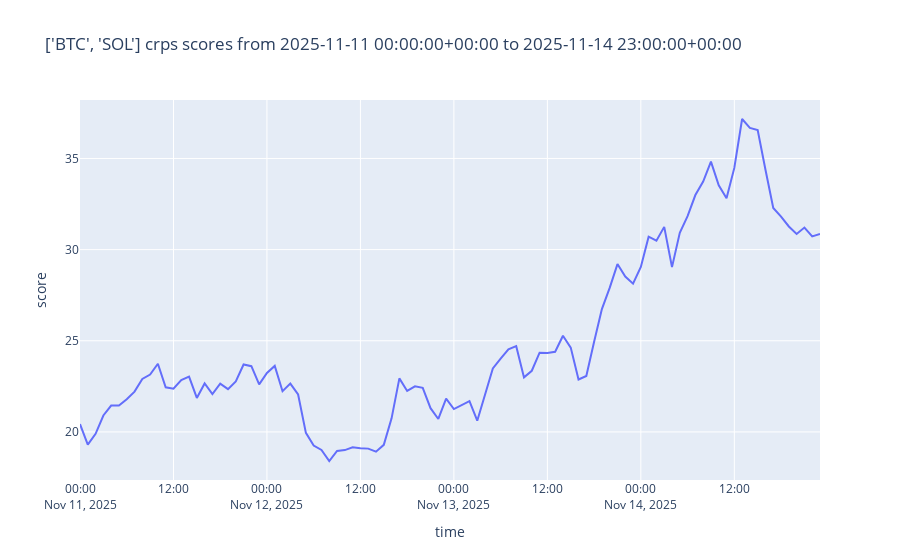

Notebook source saved alongside this figure:
### Markdown cell above
## Run live simulation on historic data

### Code cell
# Setup tracker + evaluator
tracker_evaluator = TrackerEvaluator(GaussianStepTracker())

for asset, history_price in test_asset_prices.items():

    # First tick: initialize historical data
    tracker_evaluator.tick({asset: initial_histories[asset]})

    prev_ts = 0
    predict_count = 0
    pbar = tqdm(desc=f"Evaluating {asset}", total=count_evaluations(history_price, HORIZON, INTERVAL), unit="eval")
    for ts, price in history_price:
        # Feed the new tick
        tracker_evaluator.tick({asset: [(ts, price)]})

        # Evaluate prediction every hour (ts is in second)
        if ts - prev_ts >= INTERVAL:
            prev_ts = ts
            predictions_evaluated = tracker_evaluator.predict(asset, HORIZON, STEP_CONFIG)

            # Quarantine mechanism:
            # - Predictions are not scored immediately. Each prediction is placed in a quarantine 
            #   until sufficient future price data (up to the full horizon ticks) becomes available.
            # - Predictions issued within the final `horizon` seconds of the
            #   time series cannot be scored, as future observations are unavailable.

            if predictions_evaluated:
                pbar.update(1)

            # Periodically display results
            if predictions_evaluated and predict_count % 100 == 0:
                pbar.write(
                    f"[{asset}] avg CRPS={tracker_evaluator.overall_crps_score_asset(asset):.4f} | "
                    f"recent={tracker_evaluator.recent_crps_score_asset(asset):.4f}"
                )
            predict_count += 1
    pbar.close()
    print()

tracker_name = tracker_evaluator.tracker.__class__.__name__
print(f"\nTracker {tracker_name}:"
      f"\nFinal average crps score: {tracker_evaluator.overall_crps_score():.4f}")

current_results_dir = tracker_evaluator.to_json(horizon=HORIZON, step_config=STEP_CONFIG,
                                                interval=INTERVAL, base_dir=base_dir_results)

# Plot scoring timeline
timestamped_scores = tracker_evaluator.scores
plot_scores(timestamped_scores)

### Figure 1 — Plotly figure (JSON) as saved in the notebook; plotly's stock layout.template omitted (floating-point values rounded to 4 significant figures)
{"data": [{"hovertemplate": "time=%{x}<br>score=%{y}<extra></extra>", "legendgroup": "", "line": {"color": "#636efa", "dash": "solid"}, "marker": {"symbol": "circle"}, "mode": "lines", "name": "", "orientation": "v", "showlegend": false, "type": "scatter", "x": ["2025-11-11T00:00:00+00:00", "2025-11-11T01:00:00+00:00", "2025-11-11T02:00:00+00:00", "2025-11-11T03:00:00+00:00", "2025-11-11T04:00:00+00:00", "2025-11-11T05:00:00+00:00", "2025-11-11T06:00:00+00:00", "2025-11-11T07:00:00+00:00", "2025-11-11T08:00:00+00:00", "2025-11-11T09:00:00+00:00", "2025-11-11T10:00:00+00:00", "2025-11-11T11:00:00+00:00", "2025-11-11T12:00:00+00:00", "2025-11-11T13:00:00+00:00", "2025-11-11T14:00:00+00:00", "2025-11-11T15:00:00+00:00", "2025-11-11T16:00:00+00:00", "2025-11-11T17:00:00+00:00", "2025-11-11T18:00:00+00:00", "2025-11-11T19:00:00+00:00", "2025-11-11T20:00:00+00:00", "2025-11-11T21:00:00+00:00", "2025-11-11T22:00:00+00:00", "2025-11-11T23:00:00+00:00", "2025-11-12T00:00:00+00:00", "2025-11-12T01:00:00+00:00", "2025-11-12T02:00:00+00:00", "2025-11-12T03:00:00+00:00", "2025-11-12T04:00:00+00:00", "2025-11-12T05:00:00+00:00", "2025-11-12T06:00:00+00:00", "2025-11-12T07:00:00+00:00", "2025-11-12T08:00:00+00:00", "2025-11-12T09:00:00+00:00", "2025-11-12T10:00:00+00:00", "2025-11-12T11:00:00+00:00", "2025-11-12T12:00:00+00:00", "2025-11-12T13:00:00+00:00", "2025-11-12T14:00:00+00:00", "2025-11-12T15:00:00+00:00", "2025-11-12T16:00:00+00:00", "2025-11-12T17:00:00+00:00", "2025-11-12T18:00:00+00:00", "2025-11-12T19:00:00+00:00", "2025-11-12T20:00:00+00:00", "2025-11-12T21:00:00+00:00", "2025-11-12T22:00:00+00:00", "2025-11-12T23:00:00+00:00", "2025-11-13T00:00:00+00:00", "2025-11-13T01:00:00+00:00", "2025-11-13T02:00:00+00:00", "2025-11-13T03:00:00+00:00", "2025-11-13T04:00:00+00:00", "2025-11-13T05:00:00+00:00", "2025-11-13T06:00:00+00:00", "2025-11-13T07:00:00+00:00", "2025-11-13T08:00:00+00:00", "2025-11-13T09:00:00+00:00", "2025-11-13T10:00:00+00:00", "2025-11-13T11:00:00+00:00", "2025-11-13T12:00:00+00:00", "2025-11-13T13:00:00+00:00", "2025-11-13T14:00:00+00:00", "2025-11-13T15:00:00+00:00", "2025-11-13T16:00:00+00:00", "2025-11-13T17:00:00+00:00", "2025-11-13T18:00:00+00:00", "2025-11-13T19:00:00+00:00", "2025-11-13T20:00:00+00:00", "2025-11-13T21:00:00+00:00", "2025-11-13T22:00:00+00:00", "2025-11-13T23:00:00+00:00", "2025-11-14T00:00:00+00:00", "2025-11-14T01:00:00+00:00", "2025-11-14T02:00:00+00:00", "2025-11-14T03:00:00+00:00", "2025-11-14T04:00:00+00:00", "2025-11-14T05:00:00+00:00", "2025-11-14T06:00:00+00:00", "2025-11-14T07:00:00+00:00", "2025-11-14T08:00:00+00:00", "2025-11-14T09:00:00+00:00", "2025-11-14T10:00:00+00:00", "2025-11-14T11:00:00+00:00", "2025-11-14T12:00:00+00:00", "2025-11-14T13:00:00+00:00", "2025-11-14T14:00:00+00:00", "2025-11-14T15:00:00+00:00", "2025-11-14T16:00:00+00:00", "2025-11-14T17:00:00+00:00", "2025-11-14T18:00:00+00:00", "2025-11-14T19:00:00+00:00", "2025-11-14T20:00:00+00:00", "2025-11-14T21:00:00+00:00", "2025-11-14T22:00:00+00:00", "2025-11-14T23:00:00+00:00"], "xaxis": "x", "y": [20.43, 19.3, 19.9, 20.9, 21.45, 21.45, 21.79, 22.21, 22.91, 23.15, 23.74, 22.45, 22.37, 22.85, 23.03, 21.86, 22.66, 22.08, 22.64, 22.35, 22.77, 23.7, 23.61, 22.61, 23.24, 23.62, 22.23, 22.65, 22.05, 19.95, 19.25, 19.01, 18.4, 18.96, 19.0, 19.15, 19.11, 19.08, 18.92, 19.29, 20.74, 22.94, 22.25, 22.5, 22.42, 21.3, 20.71, 21.82, 21.25, 21.47, 21.69, 20.62, 21.98, 23.48, 24.02, 24.53, 24.7, 22.99, 23.35, 24.35, 24.33, 24.4, 25.27, 24.62, 22.87, 23.07, 24.94, 26.73, 27.9, 29.21, 28.52, 28.13, 29.05, 30.71, 30.49, 31.25, 29.04, 30.92, 31.84, 32.99, 33.73, 34.82, 33.53, 32.82, 34.48, 37.16, 36.67, 36.56, 34.38, 32.29, 31.81, 31.27, 30.86, 31.21, 30.72, 30.85], "yaxis": "y"}], "layout": {"legend": {"tracegroupgap": 0}, "title": {"text": "['BTC', 'SOL'] crps scores from 2025-11-11 00:00:00+00:00 to 2025-11-14 23:00:00+00:00"}, "xaxis": {"anchor": "y", "domain": [0, 1], "title": {"text": "time"}}, "yaxis": {"anchor": "x", "domain": [0, 1], "title": {"text": "score"}}}}
